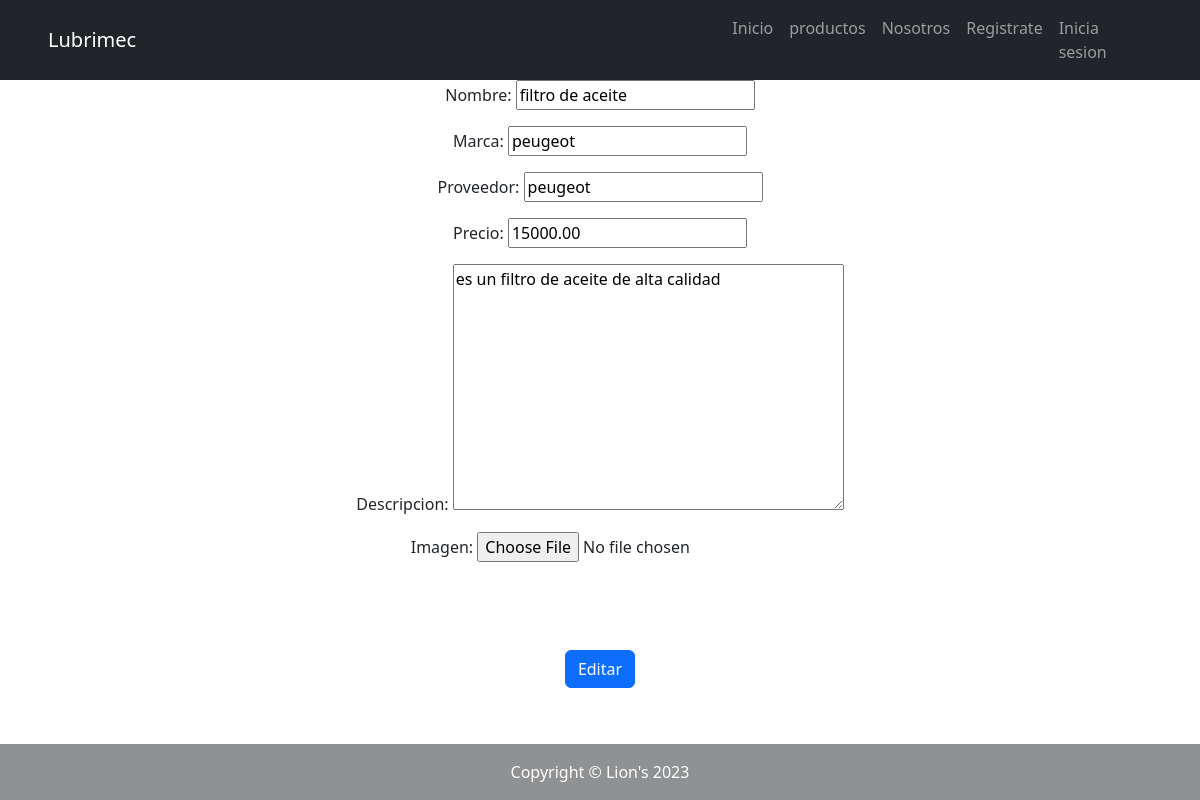
The page /productos/update/filtro de aceite/ on the database as committed earlier.
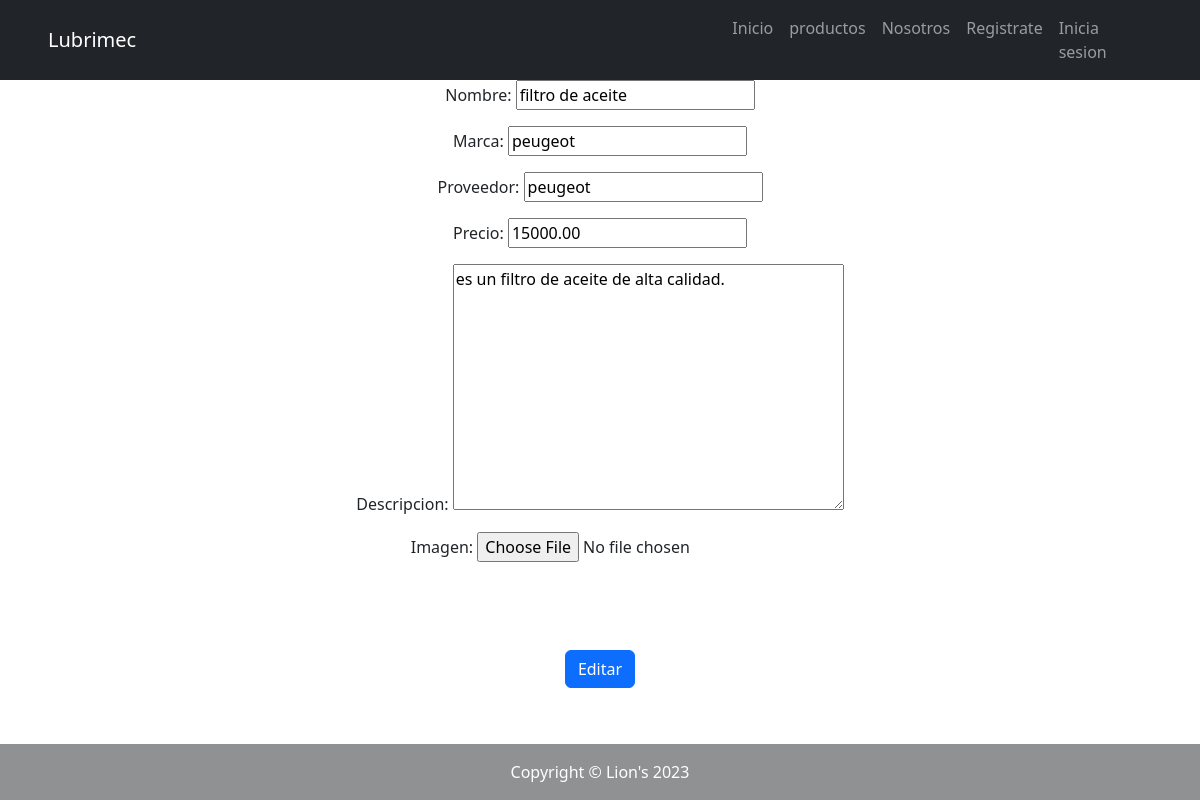
The same page on the database as committed later.
### apps/productos/models.py (models this page shows, shortened)
class ProductoModel(models.Model):
    nombre= models.CharField(max_length=250, blank=False, null=False)
    marca= models.CharField(max_length=250, blank=False, null=False,)
    proveedor= models.CharField(max_length=250, blank=False, null=False,)
    precio= models.DecimalField(max_digits=10, decimal_places=2, default=0,)
    descripcion= models.TextField(max_length=250, blank=True, null=True,)
    imagen= models.ImageField(upload_to= "img_producto", blank= False, null= False)

### apps/productos/views.py (the view)
# urls.py: path("productos/update/<NameProducto>/", views.ProductoUpdate, name= "UpdateProducto"),
def ProductoUpdate(request, NameProducto):
    product= models.ProductoModel.objects.get(nombre= NameProducto)
    if request.method == "POST":
        form= forms.ProductoForms(request.POST, request.FILES)
        if form.is_valid():
            info= form.cleaned_data
            product.nombre= info['nombre']
            product.marca= info['marca']
            product.proveedor= info['proveedor']
            product.precio= info['precio']
            product.descripcion= info['descripcion']
            product.imagen= info['imagen']
            product.save()
            return render(request, "home/index.html")
    else:
        form= forms.ProductoForms(initial={'nombre': product.nombre, 'marca': product.marca, 'proveedor': product.proveedor,
        'precio': product.precio, 'descripcion': product.descripcion, 'imagen': product.imagen})
    return render(request, "productos/EditarProducto.html", {"form_edit": form, "NameProducto": NameProducto})

### apps/productos/forms.py
class ProductoForms(forms.ModelForm):
    class Meta:
        verbose_name= 'producto'
        verbose_name_plural= 'productos'
        model= ProductoModel
        fields= '__all__'

### apps/productos/templates/productos/EditarProducto.html (shortened to what this page needs)
{% extends 'home/index.html' %}
{% block CONTENIDO_INDEX %}
    <div class="container text-center">
        <form method="POST" enctype="multipart/form-data">
            <table class="container text-center form-control-lg">
                {{ form_edit.as_p }}
            </table>
            <button type="submit" class="my-4 btn btn-primary">Editar</button>
        </form>
    </div>
{% endblock CONTENIDO_INDEX %}

Rows that differ between the two databases and show on the page:
changed ProductoModel "filtro de aceite": descripcion "es un filtro de aceite de alta calidad" → "es un filtro de aceite de alta calidad."
